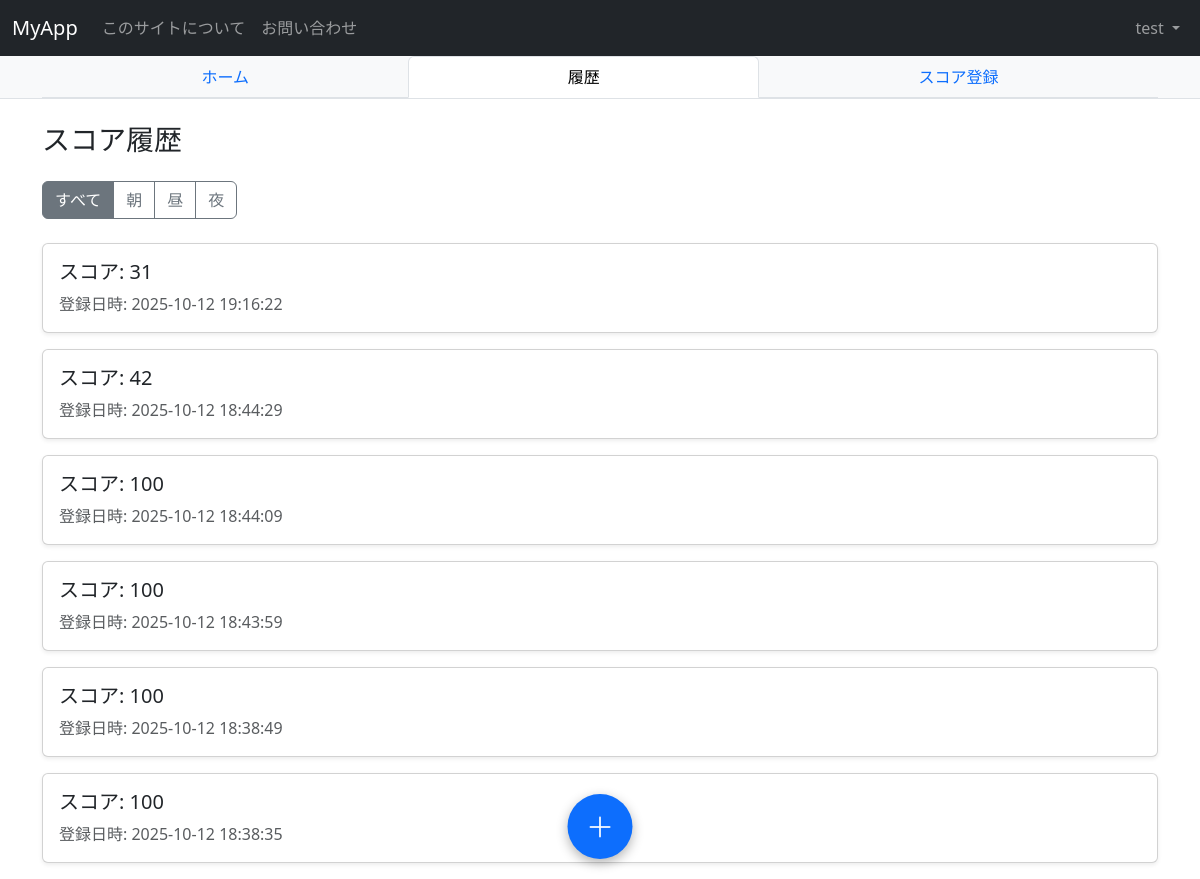
Page /history (signed in) on the earlier database version.
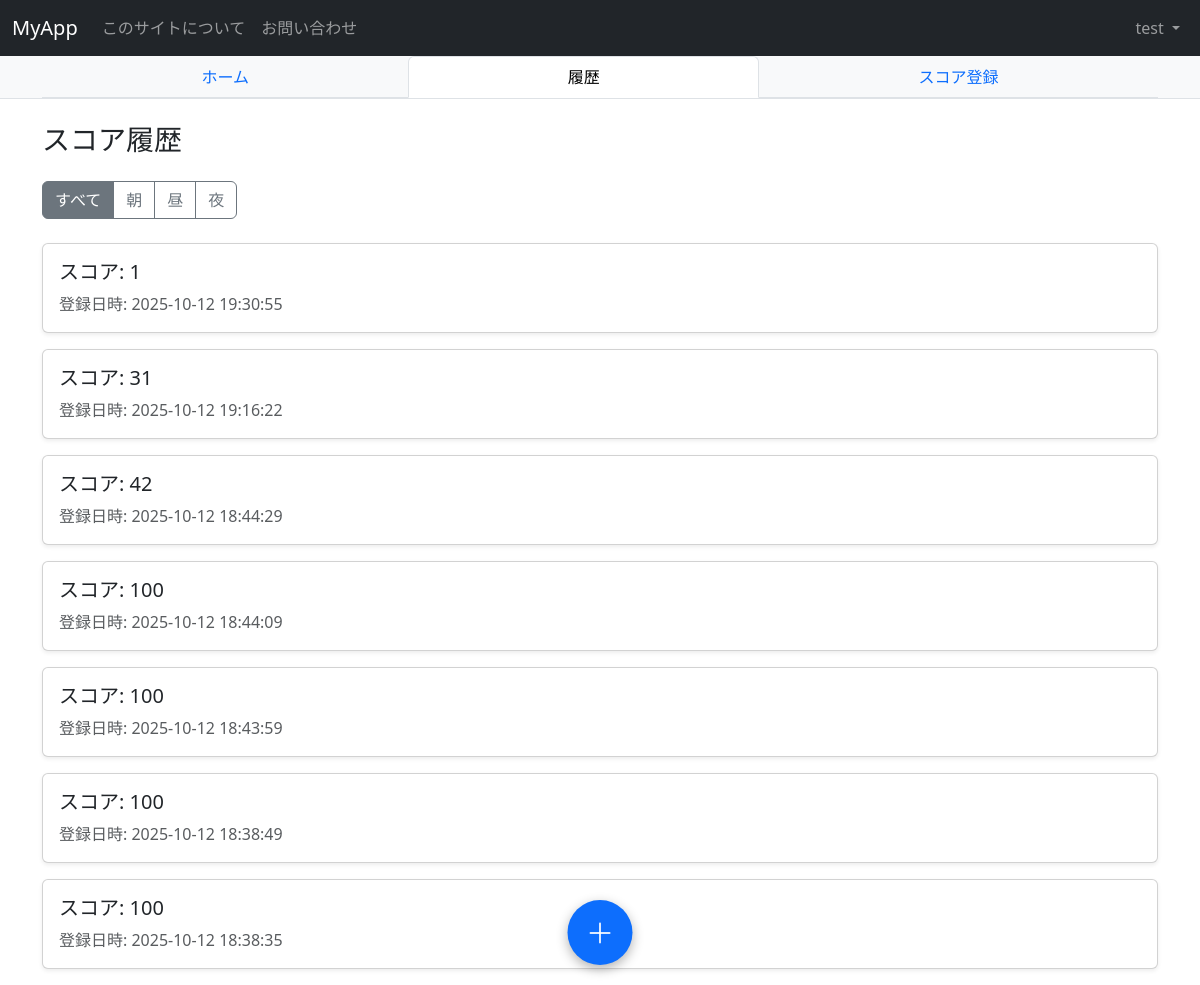
Same page on the later database version.
### app.py (models this page shows, shortened)
class User(UserMixin, db.Model):
    __tablename__ = "users"   # テーブル名を明示（予約語回避）
    id = db.Column(db.Integer, primary_key=True)
    username = db.Column(db.String(50), unique=True, nullable=False)
    password_hash = db.Column(db.String(128), nullable=False)
    total_score = db.Column(db.Integer, default=0)
    scores = db.relationship('Score', backref='users', lazy=True)

class Score(db.Model):
    id = db.Column(db.Integer, primary_key=True)
    value = db.Column(db.Integer, nullable=False)
    timestamp = db.Column(db.DateTime, default=datetime.now)
    user_id = db.Column(db.Integer, db.ForeignKey('users.id'), nullable=False)

### app.py (the view)
@app.route("/history")
@login_required
def history():
    filter_type = request.args.get("filter", "all")
    query = Score.query.filter_by(user_id=current_user.id)
    if filter_type == "morning":
        query = [s for s in query.all() if 5 <= s.timestamp.hour < 12]
    elif filter_type == "afternoon":
        query = [s for s in query.all() if 12 <= s.timestamp.hour < 18]
    elif filter_type == "evening":
        query = [s for s in query.all() if s.timestamp.hour >= 18 or s.timestamp.hour < 5]
    else:
        query = query.order_by(Score.timestamp.desc()).all()
    return render_template("history.html", scores=query, active_tab="history", filter_type=filter_type)

### app.py (called while the page is built)
@login_manager.user_loader
def load_user(user_id):
    return User.query.get(int(user_id))

### templates/history.html (shortened to what this page needs)
{% extends "base.html" %}
{% block content %}
<h3 class="mb-4">スコア履歴</h3>
<div class="btn-group mb-4" role="group">
  <a href="{{ url_for('history', filter='all') }}" class="btn btn-outline-secondary {% if filter_type == 'all' %}active{% endif %}">すべて</a>
  <a href="{{ url_for('history', filter='morning') }}" class="btn btn-outline-secondary {% if filter_type == 'morning' %}active{% endif %}">朝</a>
  <a href="{{ url_for('history', filter='afternoon') }}" class="btn btn-outline-secondary {% if filter_type == 'afternoon' %}active{% endif %}">昼</a>
  <a href="{{ url_for('history', filter='evening') }}" class="btn btn-outline-secondary {% if filter_type == 'evening' %}active{% endif %}">夜</a>
</div>
<div class="d-flex flex-column align-items-stretch">
  {% if scores %}
    {% for s in scores %}
      <div class="card mb-3 shadow-sm">
        <div class="card-body">
          <h5 class="card-title">スコア: {{ s.value }}</h5>
          <p class="card-text text-muted mb-0">
            登録日時: {{ s.timestamp.strftime("%Y-%m-%d %H:%M:%S") }}
          </p>
        </div>
      </div>
    {% endfor %}
  {% else %}
    <p>該当する履歴はありません。</p>
  {% endif %}
</div>
{% endblock %}

### templates/base.html (shortened to what this page needs)
<!DOCTYPE html>
<html lang="ja">
<head>
    <link href="https://cdn.jsdelivr.net/npm/bootstrap@5.3.2/dist/css/bootstrap.min.css" rel="stylesheet">
    <link rel="stylesheet" href="{{ url_for('static', filename='css/base.css') }}">
    <link rel="stylesheet" href="https://cdn.jsdelivr.net/npm/bootstrap-icons@1.10.5/font/bootstrap-icons.css">
</head>
<body>
    <nav class="navbar navbar-expand-md navbar-dark bg-dark">
      <div class="container-fluid">
        <a class="navbar-brand" href="{{ url_for('index') }}">MyApp</a>
        <div class="collapse navbar-collapse" id="navbarNav">
          <ul class="navbar-nav me-auto">
            <li class="nav-item"><a class="nav-link" href="{{ url_for('about') }}">このサイトについて</a></li>
            <li class="nav-item"><a class="nav-link" href="{{ url_for('contact') }}">お問い合わせ</a></li>
          </ul>
          <ul class="navbar-nav">
            {% if current_user.is_authenticated %}
              <li class="nav-item dropdown">
                <a class="nav-link dropdown-toggle" href="#" id="userMenu" role="button" data-bs-toggle="dropdown" aria-expanded="false">
                  {{ current_user.username }}
                </a>
              </li>
            {% else %}
              <li class="d-flex">
                <a class="btn btn-outline-primary me-2 my-1" href="{{ url_for('login') }}">ログイン</a>
                <a class="btn btn-primary my-1" href="{{ url_for('signup') }}">新規登録</a>
              </ul>
            {% endif %}
          </ul>
        </div>
      </div>
    </nav>
  {% if current_user.is_authenticated and active_tab is defined and active_tab in ['home', 'history', 'result']%}
  <a href="{{ url_for('test') }}" class="fab-btn">
    <i class="bi bi-plus-lg"></i>
  </a>
  <div class="bg-light border-bottom">
    <div class="container">
      <ul class="nav nav-tabs nav-fill">
        <li class="nav-item">
          <a class="nav-link {% if active_tab == 'home' %}active{% endif %}" href="{{ url_for('index') }}">ホーム</a>
        </li>
        <li class="nav-item">
          <a class="nav-link {% if active_tab == 'history' %}active{% endif %}" href="{{ url_for('history') }}">履歴</a>
        </li>
        <li class="nav-item">
          <a class="nav-link {% if active_tab == 'result' %}active{% endif %}" href="{{ url_for('result') }}">スコア登録</a>
        </li>
      </ul>
    </div>
  </div>
  {% endif %}
  <div class="container mt-4">
    {% block content %}{% endblock %}
</body>
</html>

### static/css/base.css (style rules this page uses)
.fab-btn { position: fixed; bottom: 20px; left: 50%; transform: translateX(-50%); z-index: 1030; background-color: #0d6efd; color: white; border-radius: 50%; width: 65px; height: 65px; display: flex; align-items: center; justify-content: center; font-size: 28px; box-shadow: 0 4px 12px rgba(0,0,0,0.3); transition: all 0.2s ease-in-out; }

Differences in the rows shown:
added Score: value "1", timestamp "2025-10-12 19:30:55"
